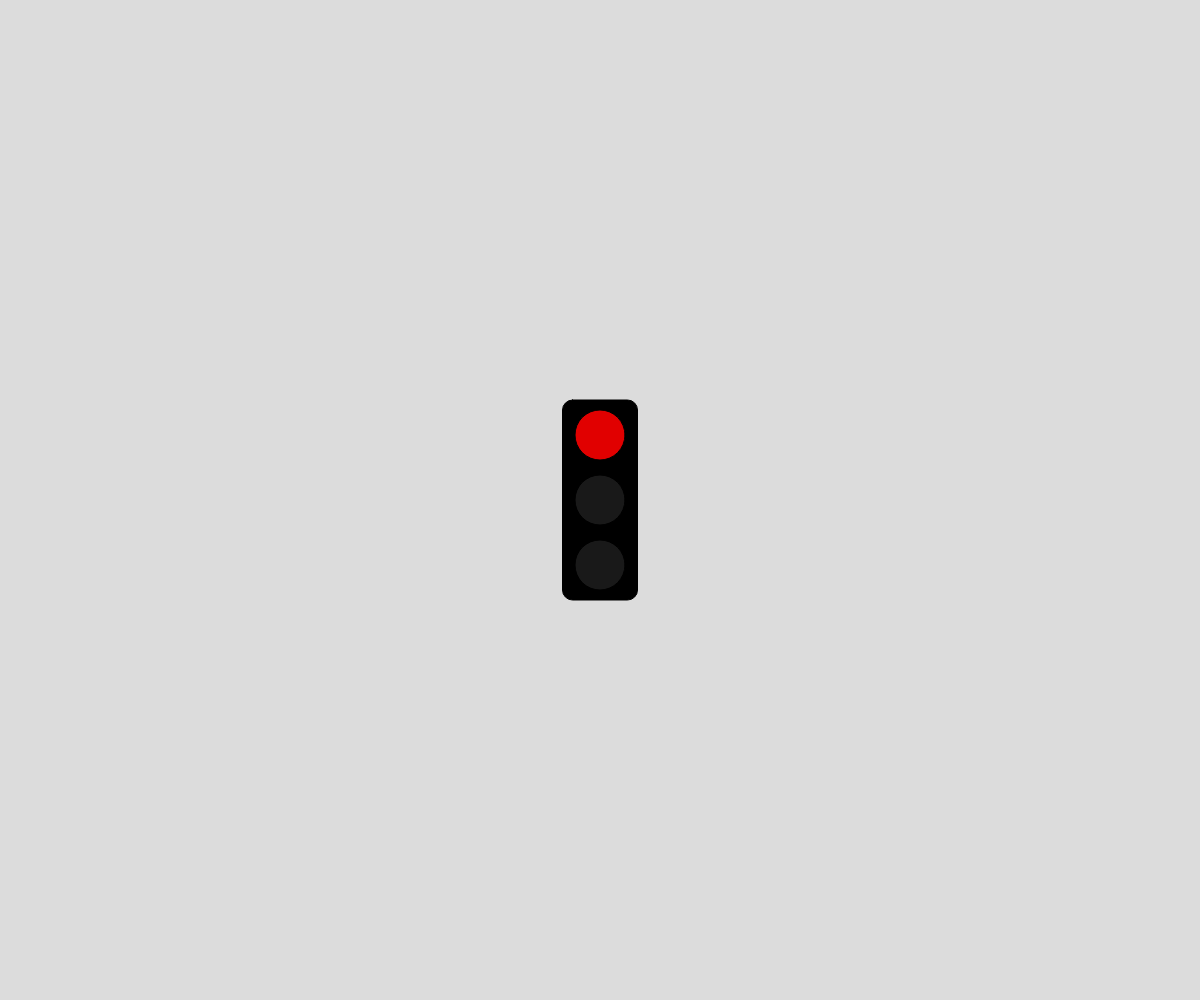
Frame 1 (no input)
Frame 60 (no input): identical to frame 1, image omitted
Frame 120 (the mouse pressed at the canvas centre since frame 60): identical to frame 1, image omitted

The p5.js sketch that drew this single still picture (run headless with seeded random() and noise() and a simulated clock; from frame 60 on, the mouse is pressed at the canvas centre):

// p5.js sketch
// ── sketch.js
// // timing vars // //
let redLength = 2000;
let yellowLength = 1250;
let greenLength = 3000;
let lastSavedTime = 0;
// // /////////// // //
// // states // //
let lightState = "red";
// // ////// // //



function setup() {
  createCanvas(windowWidth, windowHeight);
}

function draw() {
  background(220);
  drawOutlineOfLights();
  trafficLight();
}

function trafficLight() {
  if (lightState === "red") {
    redLight();
  }
  if (lightState === "yellow") {
    yellowLight();
  }
  if (lightState === "green") {
    greenLight();
  }
}

function redLight() {
  if (millis() > lastSavedTime + redLength && millis() < redLength + yellowLength + lastSavedTime) {
    lightState = "yellow";
    lastSavedTime = millis();
  }
}

function yellowLight() {
  if (millis() > lastSavedTime + yellowLength && millis() < yellowLength + greenLength + lastSavedTime) {
    lightState = "green";
    lastSavedTime = millis();
  }
}

function greenLight() {
  if (millis() > lastSavedTime + greenLength && millis() < greenLength + redLength + lastSavedTime) {
    lightState = "red";
    lastSavedTime = millis();
  }
}

function drawOutlineOfLights() {
  //box
  rectMode(CENTER);
  fill(0);
  rect(width/2, height/2, 75, 200, 10);

  //lights
  fill(25);
  if (lightState === "red") {
    fill(225,0,0);
  }
  else {
    fill(25);
  }
  ellipse(width/2, height/2 - 65, 50, 50); //top
  if (lightState === "yellow") {
    fill(255,255,0);
  }
  else {
    fill(25);
  }
  ellipse(width/2, height/2, 50, 50); //middle
  if (lightState === "green") {
    fill(0,225,0);
  }
  else {
    fill(25);
  }
  ellipse(width/2, height/2 + 65, 50, 50); //bottom
}
